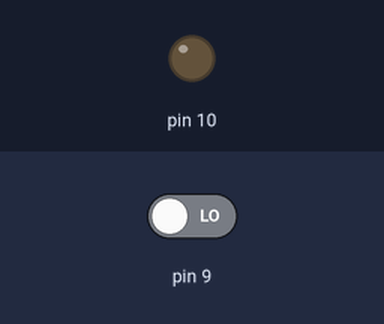
Simulated run of this sketch. Board: Arduino Uno, built with avr-gcc and run on an emulated ATmega328P. On the bench: output pins drawn as LEDs (lit = HIGH). The inputs (shaded band) are chosen by the test bench; at power-on: pin 9 LOW.

Above: at 2.8 s.
2.9 s: pin 9 driven HIGH
At 4.2 s:
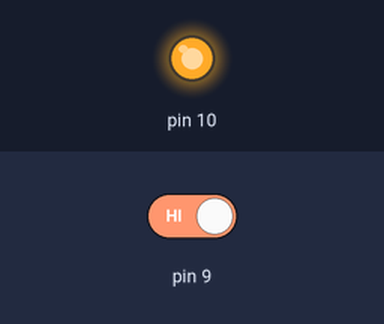
4.5 s: pin 9 driven LOW
At 5.8 s:
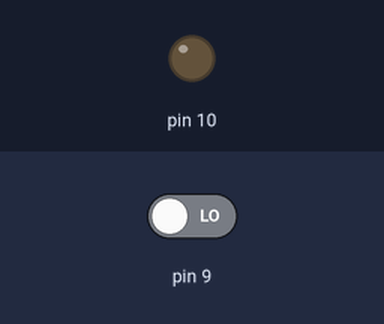
Timing chart, 0 to 7.5 s (numbered marks = the images above; inputs shaded):
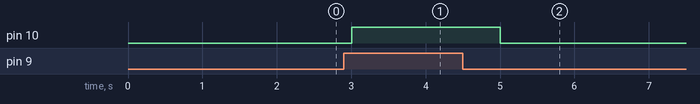

Measured:
- after the input at 2.9 s, pin 10: LOW → HIGH after 0.10 s
- after the input at 4.5 s, pin 10: HIGH → LOW after 0.51 s

The sketch:

spiM.ino
```cpp
#include <SPI.h>

int state=0;
int regre=0;
void setup() {
  Serial.begin(9600);
  pinMode(10,OUTPUT);
  pinMode(9,INPUT);
  digitalWrite(SS,HIGH);
  SPI.begin();
  SPI.setClockDivider(SPI_CLOCK_DIV16);
}

void loop(void) {
char c;
delay(1);
if (regre==0)
{
  digitalWrite(10,LOW);
}
else
{
    digitalWrite(10,HIGH);
}
  digitalWrite(SS,LOW);
  state =   digitalRead(9);
  if(state == HIGH)
  {
    regre=SPI.transfer(HIGH);
    digitalWrite(SS,HIGH);
    delay(1000);
  }
    if(state == LOW)
  {
    regre=SPI.transfer(LOW);
    digitalWrite(SS,LOW);
    delay(1000);
  }
}
```
